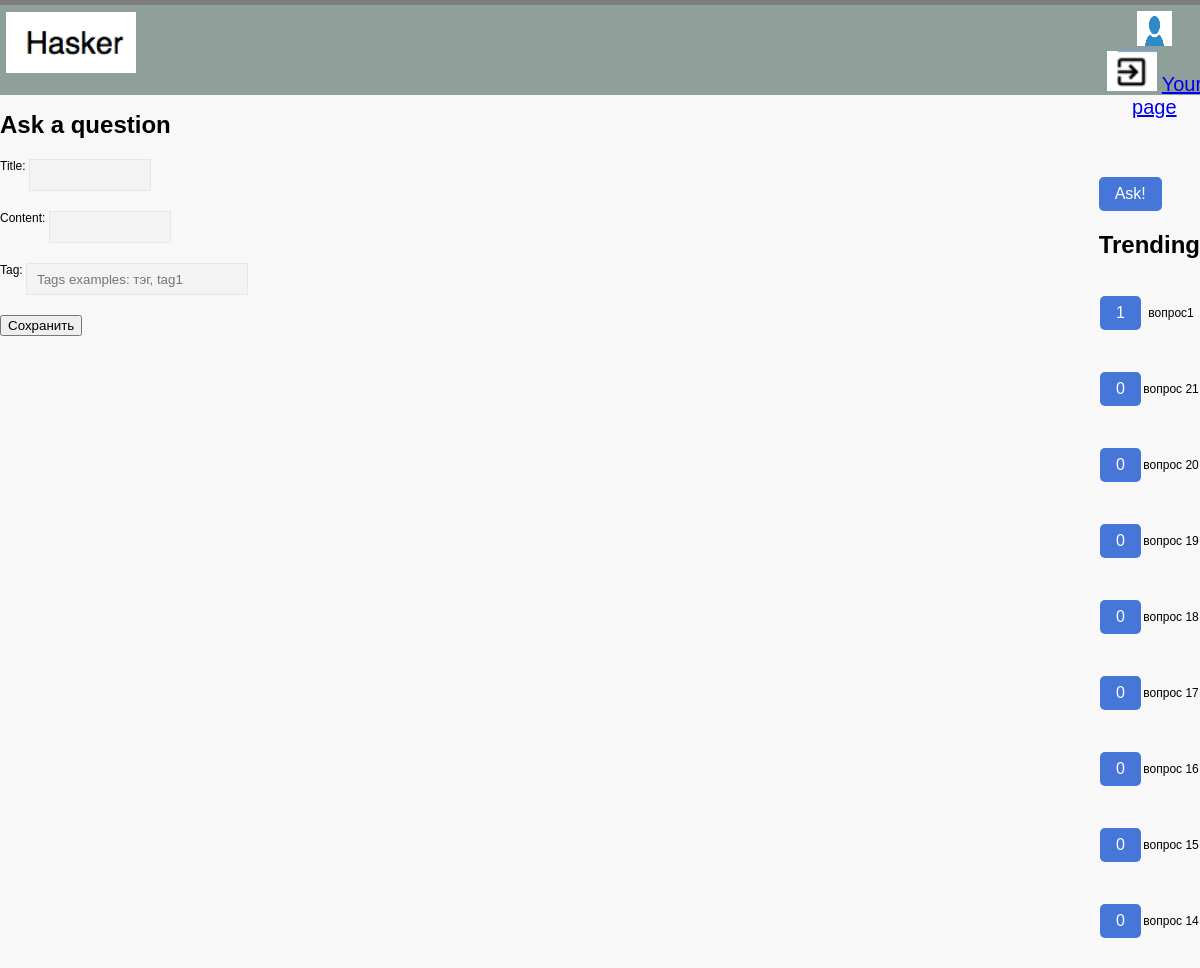
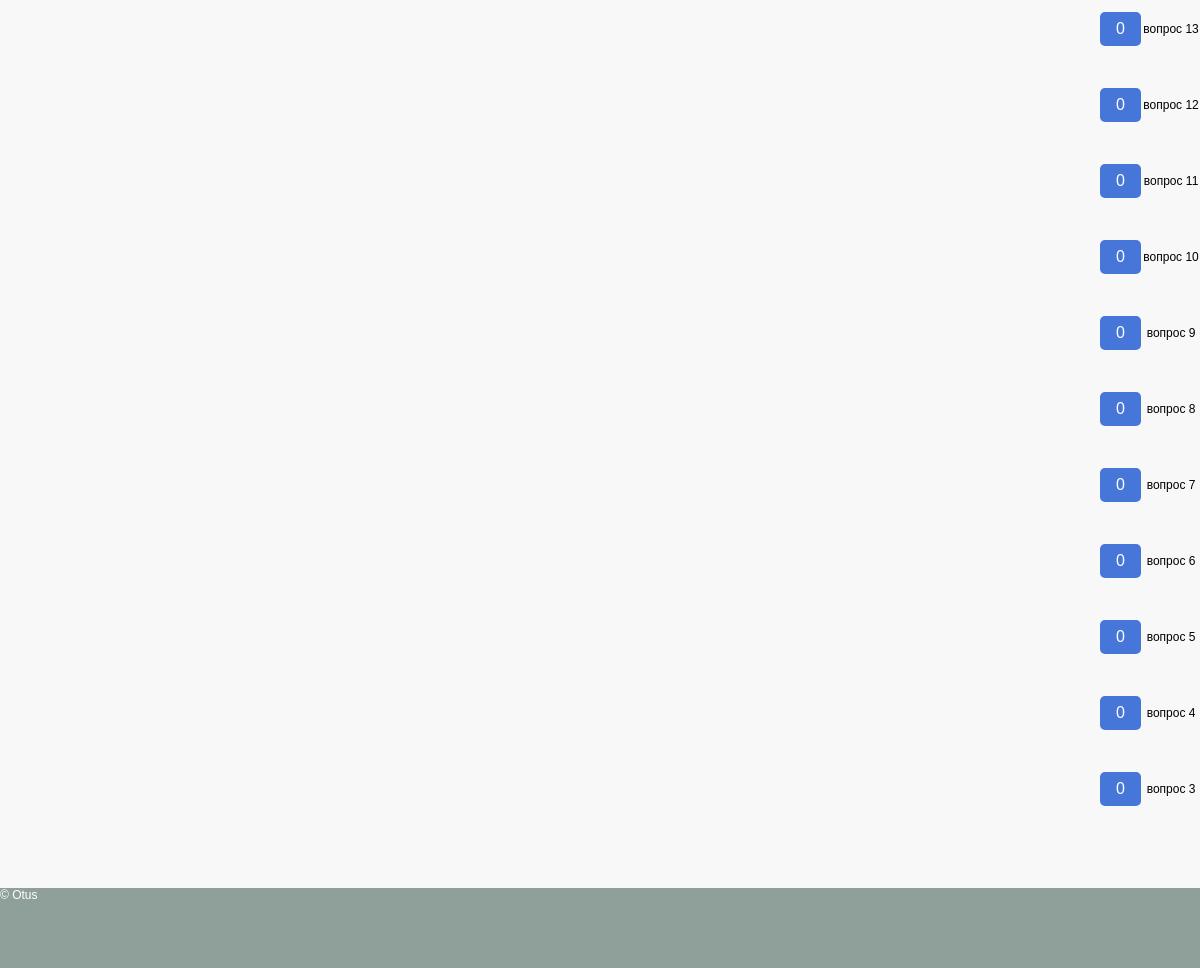
Screenshot of /blog/question_list/add/ (signed in) with the database file from the repository (2 pictures, top to bottom).
### users/models.py (models this page shows)
class CustomUser(AbstractUser):
    email = models.EmailField(unique=True)
    profile_pic = models.ImageField(null=True, blank=True, upload_to="images/profile/",
                                    default='images/deafult-profile-image.png')

### blog/models.py (models this page shows, shortened)
class Question(models.Model):
    title = models.CharField(max_length=255)
    content = models.TextField(max_length=10000)
    date = models.DateTimeField(auto_now_add=True, blank=True)
    author = models.ForeignKey(CustomUser, on_delete=models.CASCADE)
    tag = models.ForeignKey(Tag, on_delete=models.PROTECT)
    tag2 = models.ForeignKey(Tag, on_delete=models.PROTECT, related_name='tag2', blank=True, null=True)
    tag3 = models.ForeignKey(Tag, on_delete=models.PROTECT, related_name='tag3', blank=True, null=True)
    rating = models.IntegerField(default=0)

### blog/views.py (the view, shortened to what this page needs)
# urls.py: path('question_list/add/', QuestionCreateView.as_view(), name='question_new'),
class QuestionCreateView(LoginRequiredMixin, CreateView):
    form_class = QuestionForm
    template_name = 'question_new.html'
    success_url = '/'
    def get_form_kwargs(self, *args, **kwargs):
        kwargs = super().get_form_kwargs(*args, **kwargs)
        kwargs['user'] = self.request.user
        return kwargs
    def get_context_data(self, **kwargs):
        ctx = super().get_context_data(**kwargs)
        questions_trends = Question.objects.order_by('-rating', '-date')[:20]
        ctx['questions_trends'] = questions_trends
        return ctx

### blog/views.py (shortened to what this page needs)
class QuestionForm(forms.ModelForm):
    tag = TagField()
    title = forms.CharField(max_length=255)
    content = forms.CharField(max_length=10000)
    def __init__(self, user, *args, **kwargs):
        self.user = user
        super(QuestionForm, self).__init__(*args, **kwargs)
        tag_objects = Tag.objects.all()
        if len(tag_objects) >= 2:
            example = f"Tags examples: {str(tag_objects[0])}, {str(tag_objects[1])} "
            self.fields['tag'].widget.attrs['placeholder'] = example
        else:
            self.fields['tag'].widget.attrs['placeholder'] = 'No tags created yet'
    class Meta:
        model = Question
        fields = ["title", "content", "tag"]

### blog/models.py (called while the page is built)
    def __str__(self):
        return self.tag

### templates/question_new.html (shortened to what this page needs)
{% extends 'base.html' %}
{% block content %}
<table>
        <tr>
            <td class="table_column">
                <a id="logo" href="/"><img src="/media/images/logo.png" alt="Whitesquare logo"></a>
            </td>
            <td class="table_column">
            </td>
        </tr>
</table>
{% endblock %}
{% block user %}
<table>
    <tr>
        <td class="table_column">
                {% if user.is_authenticated %}
                    {% if user.profile_pic %}
                        <img src="{{ user.profile_pic.url }}" height=35 width=35>
                    {% endif %}
                  <div class="login"><a href="{% url 'logout' %}"><img src="/media/images/logout.png" alt="Whitesquare logo"></a>  <a href="{% url 'user' pk=user.pk %}">Your page </a></div>
                {% else %}
                  <div class="login"><a id="logout" href="{% url 'login' %}">Log In</a> <button onclick="window.location.href = '{% url 'signup' %}';">Sign up</button></div>
                {% endif %}
        </td>
    </tr>
</table>
{% endblock %}
{% block content_center %}
    <h1> Ask a question </h1>
    <form action="" method="post"> {% csrf_token %}
    {{ form.as_p }}
        <input type="submit" value="Сохранить">
    </form>
    <table>
    {% for q in  questions_trends  %}
    <tr>
        <td class="table_question_data">
        </td>
    </tr>
        <tr> <td class="table_question_data">
        </td>
    </tr>
  {% endfor %}
  </table>
{% endblock %}
{% block sidebar %}
{% if request.user.is_authenticated %}
    <p><button onclick="window.location.href = '{% url 'question_new' %}';">Ask!</button></p>
{% else %}
    <p><button onclick="window.location.href = '{% url 'login' %}';">Ask!</button></p>
{% endif %}
<h1> Trending </h1>
<table class="table_questions">
  {% for q in  questions_trends  %}
    <tr>
        <td class="table_question_data">
            <p><button onclick="window.location.href = '{% url 'question' pk=q.id %}';">{{ q.rating }}</button></p>
        </td>
        <td class="table_question_data">
            <p>{{ q.title }}</p>
        </td>
    </tr>
  {% endfor %}
</table>
{% endblock %}

### media/css/styles.css (style rules this page uses)
body { font: 12px Tahoma, sans-serif; background-color: #f8f8f8; border-top: 5px solid #7e7e7e; margin: 0; }
input[type="text"] { background-color: #f3f3f3; border: 1px solid #e7e7e7; height: 30px; width: 100px; color: #b2b2b2; padding: 0 10px; vertical-align: top; }
button { appearance: none; border: 0; border-radius: 5px; background: #4676D7; color: #fff; padding: 8px 16px; font-size: 16px; }
p { margin: 20px 0; }
#logo { float: left; max-width: 10vh; height: auto; }
input[name="tag"] { width: 200px; }
table { border-collapse: collapse; }
.table_column { width: 30vh; float: center; }
.table_questions { display: block; overflow-x: auto; white-space: nowrap; border-collapse: collapse; border: 0px solid grey; }
.table_question_data { border: 0px solid black; width: 20vh; text-align: center; }
.login { float: right; }

### rows the page displays
CustomUser: profile_pic (picture)
Question: rating "1", title "вопрос1"
Question: rating "0", title "вопрос 21"
Question: rating "0", title "вопрос 20"
Question: rating "0", title "вопрос 19"
Question: rating "0", title "вопрос 18"
Question: rating "0", title "вопрос 17"
Question: rating "0", title "вопрос 16"
Question: rating "0", title "вопрос 15"
Question: rating "0", title "вопрос 14"
Question: rating "0", title "вопрос 13"
Question: rating "0", title "вопрос 12"
Question: rating "0", title "вопрос 11"
Question: rating "0", title "вопрос 10"
Question: rating "0", title "вопрос 9"
Question: rating "0", title "вопрос 8"
Question: rating "0", title "вопрос 7"
Question: rating "0", title "вопрос 6"
Question: rating "0", title "вопрос 5"
Question: rating "0", title "вопрос 4"
Question: rating "0", title "вопрос 3"
